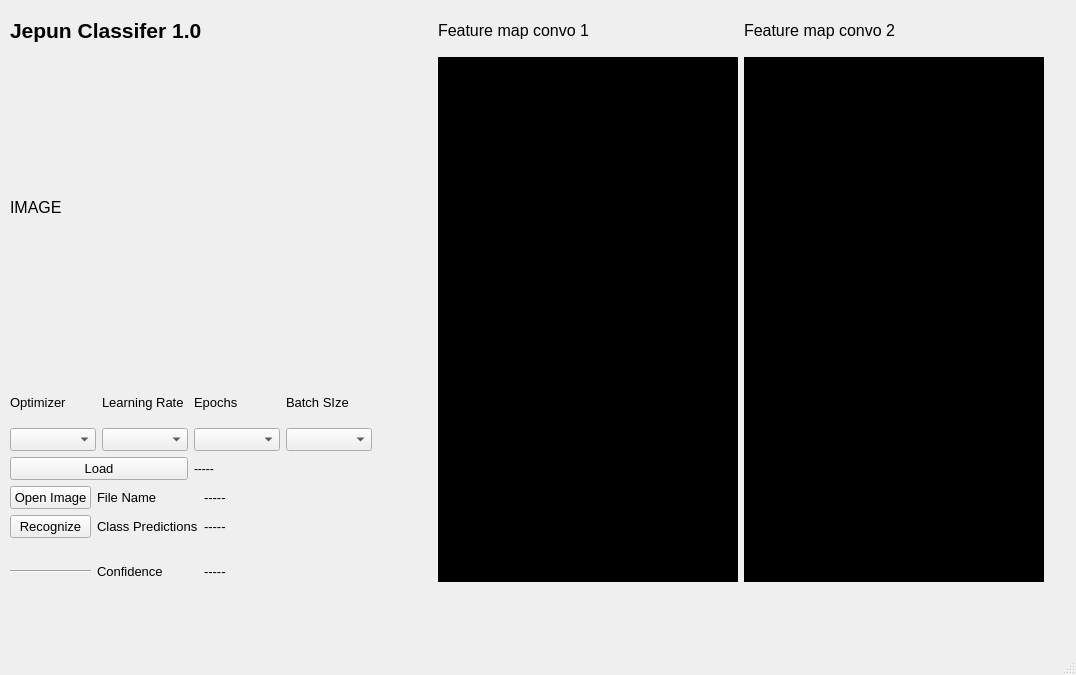
<?xml version="1.0" encoding="UTF-8"?>
<ui version="4.0">
 <class>MainWindow</class>
 <widget class="QMainWindow" name="MainWindow">
  <property name="geometry">
   <rect>
    <x>0</x>
    <y>0</y>
    <width>1076</width>
    <height>675</height>
   </rect>
  </property>
  <property name="windowTitle">
   <string>MainWindow</string>
  </property>
  <widget class="QWidget" name="centralwidget">
   <widget class="QWidget" name="layoutWidget">
    <property name="geometry">
     <rect>
      <x>10</x>
      <y>10</y>
      <width>1034</width>
      <height>619</height>
     </rect>
    </property>
    <layout class="QGridLayout" name="gridLayout_4">
     <item row="0" column="6">
      <widget class="QLabel" name="label_6">
       <property name="font">
        <font>
         <pointsize>12</pointsize>
        </font>
       </property>
       <property name="text">
        <string>Feature map convo 1</string>
       </property>
      </widget>
     </item>
     <item row="0" column="7">
      <widget class="QLabel" name="label_8">
       <property name="font">
        <font>
         <pointsize>12</pointsize>
        </font>
       </property>
       <property name="text">
        <string>Feature map convo 2</string>
       </property>
      </widget>
     </item>
     <item row="1" column="7">
      <widget class="QWidget" name="featureMap2" native="true">
       <property name="styleSheet">
        <string notr="true">background-color: rgb(0, 0, 0);</string>
       </property>
      </widget>
     </item>
     <item row="2" column="6">
      <spacer name="horizontalSpacer_2">
       <property name="orientation">
        <enum>Qt::Horizontal</enum>
       </property>
       <property name="sizeType">
        <enum>QSizePolicy::Fixed</enum>
       </property>
       <property name="sizeHint" stdset="0">
        <size>
         <width>300</width>
         <height>20</height>
        </size>
       </property>
      </spacer>
     </item>
     <item row="2" column="7">
      <spacer name="horizontalSpacer_3">
       <property name="orientation">
        <enum>Qt::Horizontal</enum>
       </property>
       <property name="sizeType">
        <enum>QSizePolicy::Fixed</enum>
       </property>
       <property name="sizeHint" stdset="0">
        <size>
         <width>300</width>
         <height>20</height>
        </size>
       </property>
      </spacer>
     </item>
     <item row="1" column="1">
      <layout class="QGridLayout" name="gridLayout_5">
       <item row="0" column="0">
        <layout class="QGridLayout" name="gridLayout_2">
         <item row="1" column="0">
          <layout class="QHBoxLayout" name="horizontalLayout">
           <item>
            <spacer name="horizontalSpacer">
             <property name="orientation">
              <enum>Qt::Horizontal</enum>
             </property>
             <property name="sizeType">
              <enum>QSizePolicy::Fixed</enum>
             </property>
             <property name="sizeHint" stdset="0">
              <size>
               <width>300</width>
               <height>20</height>
              </size>
             </property>
            </spacer>
           </item>
          </layout>
         </item>
         <item row="0" column="1">
          <spacer name="verticalSpacer">
           <property name="orientation">
            <enum>Qt::Vertical</enum>
           </property>
           <property name="sizeType">
            <enum>QSizePolicy::Fixed</enum>
           </property>
           <property name="sizeHint" stdset="0">
            <size>
             <width>20</width>
             <height>300</height>
            </size>
           </property>
          </spacer>
         </item>
         <item row="0" column="0">
          <widget class="QLabel" name="imageSpace">
           <property name="font">
            <font>
             <pointsize>12</pointsize>
            </font>
           </property>
           <property name="text">
            <string>IMAGE</string>
           </property>
           <property name="scaledContents">
            <bool>true</bool>
           </property>
          </widget>
         </item>
        </layout>
       </item>
       <item row="1" column="0">
        <layout class="QGridLayout" name="gridLayout">
         <item row="0" column="3">
          <widget class="QLabel" name="label_5">
           <property name="font">
            <font>
             <pointsize>10</pointsize>
            </font>
           </property>
           <property name="text">
            <string>Batch SIze</string>
           </property>
          </widget>
         </item>
         <item row="1" column="0">
          <widget class="QComboBox" name="optimizerCombo">
           <property name="font">
            <font>
             <pointsize>10</pointsize>
            </font>
           </property>
           <property name="placeholderText">
            <string/>
           </property>
          </widget>
         </item>
         <item row="1" column="2">
          <widget class="QComboBox" name="epochsCombo">
           <property name="font">
            <font>
             <pointsize>10</pointsize>
            </font>
           </property>
           <property name="currentText">
            <string/>
           </property>
           <property name="currentIndex">
            <number>-1</number>
           </property>
           <property name="placeholderText">
            <string/>
           </property>
          </widget>
         </item>
         <item row="1" column="3">
          <widget class="QComboBox" name="batchCombo">
           <property name="font">
            <font>
             <pointsize>10</pointsize>
            </font>
           </property>
           <property name="currentText">
            <string/>
           </property>
           <property name="placeholderText">
            <string/>
           </property>
          </widget>
         </item>
         <item row="0" column="1">
          <widget class="QLabel" name="label_3">
           <property name="font">
            <font>
             <pointsize>10</pointsize>
            </font>
           </property>
           <property name="text">
            <string>Learning Rate</string>
           </property>
          </widget>
         </item>
         <item row="0" column="2">
          <widget class="QLabel" name="label_4">
           <property name="font">
            <font>
             <pointsize>10</pointsize>
            </font>
           </property>
           <property name="text">
            <string>Epochs</string>
           </property>
          </widget>
         </item>
         <item row="0" column="0">
          <widget class="QLabel" name="label_2">
           <property name="font">
            <font>
             <pointsize>10</pointsize>
            </font>
           </property>
           <property name="text">
            <string>Optimizer</string>
           </property>
          </widget>
         </item>
         <item row="1" column="1">
          <widget class="QComboBox" name="learningRateCombo">
           <property name="font">
            <font>
             <pointsize>10</pointsize>
            </font>
           </property>
           <property name="placeholderText">
            <string/>
           </property>
          </widget>
         </item>
         <item row="2" column="0" colspan="2">
          <widget class="QPushButton" name="loadModelBtn">
           <property name="font">
            <font>
             <pointsize>10</pointsize>
            </font>
           </property>
           <property name="text">
            <string>Load</string>
           </property>
          </widget>
         </item>
         <item row="2" column="2" colspan="2">
          <widget class="QLabel" name="modelLabel">
           <property name="text">
            <string>-----</string>
           </property>
          </widget>
         </item>
        </layout>
       </item>
       <item row="2" column="0">
        <layout class="QGridLayout" name="gridLayout_3">
         <item row="1" column="0">
          <widget class="QPushButton" name="recogImageBtn">
           <property name="font">
            <font>
             <pointsize>10</pointsize>
            </font>
           </property>
           <property name="text">
            <string>Recognize</string>
           </property>
          </widget>
         </item>
         <item row="3" column="2" colspan="2">
          <widget class="QLabel" name="probLabel">
           <property name="font">
            <font>
             <pointsize>10</pointsize>
            </font>
           </property>
           <property name="text">
            <string>-----</string>
           </property>
          </widget>
         </item>
         <item row="4" column="0" colspan="4">
          <layout class="QHBoxLayout" name="horizontalLayout_6"/>
         </item>
         <item row="0" column="1">
          <widget class="QLabel" name="label">
           <property name="font">
            <font>
             <pointsize>10</pointsize>
            </font>
           </property>
           <property name="text">
            <string>File Name</string>
           </property>
          </widget>
         </item>
         <item row="1" column="1">
          <layout class="QVBoxLayout" name="verticalLayout_2">
           <item>
            <widget class="QLabel" name="label_7">
             <property name="font">
              <font>
               <pointsize>10</pointsize>
              </font>
             </property>
             <property name="text">
              <string>Class Predictions</string>
             </property>
            </widget>
           </item>
          </layout>
         </item>
         <item row="0" column="2" colspan="2">
          <widget class="QLabel" name="textFname">
           <property name="font">
            <font>
             <pointsize>10</pointsize>
            </font>
           </property>
           <property name="text">
            <string>-----</string>
           </property>
          </widget>
         </item>
         <item row="3" column="0">
          <widget class="Line" name="line">
           <property name="orientation">
            <enum>Qt::Horizontal</enum>
           </property>
          </widget>
         </item>
         <item row="0" column="0">
          <widget class="QPushButton" name="openImageBtn">
           <property name="font">
            <font>
             <pointsize>10</pointsize>
            </font>
           </property>
           <property name="text">
            <string>Open Image</string>
           </property>
          </widget>
         </item>
         <item row="3" column="1">
          <widget class="QLabel" name="label_9">
           <property name="font">
            <font>
             <pointsize>10</pointsize>
            </font>
           </property>
           <property name="text">
            <string>Confidence</string>
           </property>
          </widget>
         </item>
         <item row="2" column="1">
          <layout class="QHBoxLayout" name="horizontalLayout_2"/>
         </item>
         <item row="2" column="0">
          <spacer name="verticalSpacer_3">
           <property name="orientation">
            <enum>Qt::Vertical</enum>
           </property>
           <property name="sizeType">
            <enum>QSizePolicy::Fixed</enum>
           </property>
           <property name="sizeHint" stdset="0">
            <size>
             <width>20</width>
             <height>20</height>
            </size>
           </property>
          </spacer>
         </item>
         <item row="1" column="2" colspan="2">
          <widget class="QLabel" name="predLabel">
           <property name="font">
            <font>
             <pointsize>10</pointsize>
            </font>
           </property>
           <property name="text">
            <string>-----</string>
           </property>
          </widget>
         </item>
        </layout>
       </item>
      </layout>
     </item>
     <item row="1" column="0" rowspan="2">
      <layout class="QVBoxLayout" name="verticalLayout_6"/>
     </item>
     <item row="2" column="1">
      <spacer name="horizontalSpacer_4">
       <property name="orientation">
        <enum>Qt::Horizontal</enum>
       </property>
       <property name="sizeHint" stdset="0">
        <size>
         <width>40</width>
         <height>20</height>
        </size>
       </property>
      </spacer>
     </item>
     <item row="1" column="4">
      <spacer name="verticalSpacer_2">
       <property name="orientation">
        <enum>Qt::Vertical</enum>
       </property>
       <property name="sizeType">
        <enum>QSizePolicy::Fixed</enum>
       </property>
       <property name="sizeHint" stdset="0">
        <size>
         <width>20</width>
         <height>525</height>
        </size>
       </property>
      </spacer>
     </item>
     <item row="0" column="4">
      <layout class="QVBoxLayout" name="verticalLayout_3"/>
     </item>
     <item row="1" column="6">
      <widget class="QWidget" name="featureMap1" native="true">
       <property name="styleSheet">
        <string notr="true">background-color: rgb(0, 0, 0);</string>
       </property>
      </widget>
     </item>
     <item row="3" column="6">
      <layout class="QHBoxLayout" name="horizontalLayout_4"/>
     </item>
     <item row="2" column="2">
      <spacer name="horizontalSpacer_5">
       <property name="orientation">
        <enum>Qt::Horizontal</enum>
       </property>
       <property name="sizeType">
        <enum>QSizePolicy::Fixed</enum>
       </property>
       <property name="sizeHint" stdset="0">
        <size>
         <width>40</width>
         <height>20</height>
        </size>
       </property>
      </spacer>
     </item>
     <item row="0" column="1">
      <widget class="QLabel" name="label_10">
       <property name="font">
        <font>
         <pointsize>16</pointsize>
         <weight>75</weight>
         <bold>true</bold>
        </font>
       </property>
       <property name="text">
        <string>Jepun Classifer 1.0</string>
       </property>
      </widget>
     </item>
    </layout>
   </widget>
  </widget>
  <widget class="QMenuBar" name="menubar">
   <property name="geometry">
    <rect>
     <x>0</x>
     <y>0</y>
     <width>1076</width>
     <height>21</height>
    </rect>
   </property>
  </widget>
  <widget class="QStatusBar" name="statusbar"/>
 </widget>
 <resources/>
 <connections/>
</ui>
